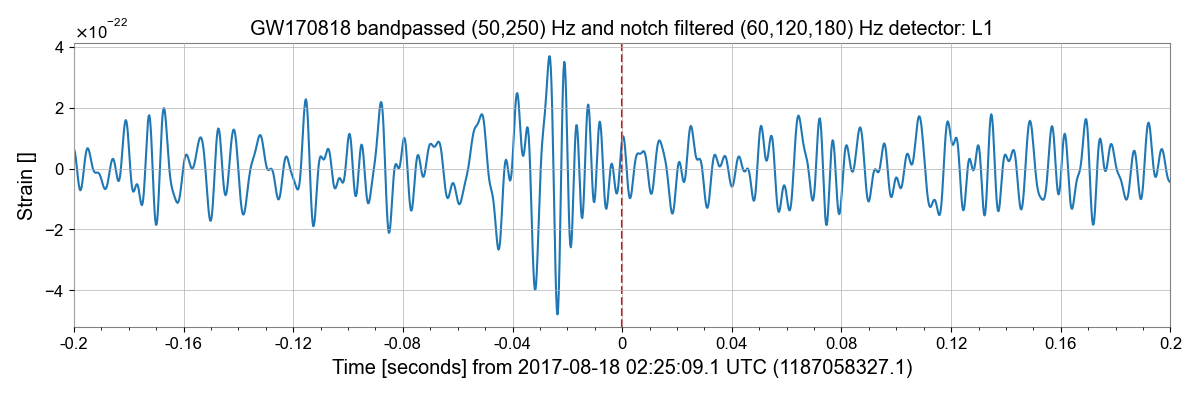

The script that drew this image:
# -*- coding: utf-8 -*-
"""
Created on Mon Jun  6 14:13:12 2022

@author: Daniel Blatman
Plots the Q transform of the event GW170818 of the Livingston L1 time series
after preprocessing. The time series is plotted as well. The plots are saved. 

"""
import matplotlib.pyplot as plt
plt.rcParams.update({'font.size': 14})

from gwosc.datasets import event_gps
from gwpy.timeseries import TimeSeries
from gwpy.signal import filter_design
event='GW170818'

gps = event_gps(event)
detector='L1'
segment = (int(gps) - 2, int(gps) + 10)
hdata = TimeSeries.fetch_open_data(detector, *segment, verbose=True, cache=True)

data_bp = hdata.bandpass(50, 250, filtfilt=True)
data_bp = data_bp.crop(int(gps)- 1, int(gps) +9)

notches = [filter_design.notch(f, data_bp.sample_rate) for f in (60, 120, 180)]
powernotch = filter_design.concatenate_zpks(*notches)
hclean = data_bp.filter(powernotch, filtfilt=True)

plot = hclean.plot()
ax = plot.gca()
ax.set_epoch(gps)
ax.set_title(event+ " bandpassed (50,250) Hz and notch filtered (60,120,180) Hz detector: "+detector)
ax.set_ylabel('Strain []')
plt.axvline(x=event_gps(event), color="red", linestyle="--")
ax.set_xlim(gps-0.2,gps+0.2)
plot.tight_layout()
plt.savefig(event+detector)
plt.close()

segment = (int(gps) - 2.1, int(gps)+1 )
detector='L1'
hdata = TimeSeries.fetch_open_data(detector, *segment, verbose=True, cache=True)

hq = hdata.q_transform(frange=(50, 250),outseg=(gps-0.3,gps+0.3))
plot = hq.plot()
plot.colorbar(label="Normalised energy")

ax = plot.gca()
ax.set_title("Q transform of bandpassed and notch filtered signal "+event+" detector "+detector)
ax.set_epoch(gps)
ax.axvline(x=gps, linewidth=1.5, color="r")
plot.savefig("Qtransform"+event+detector)
plt.close()
